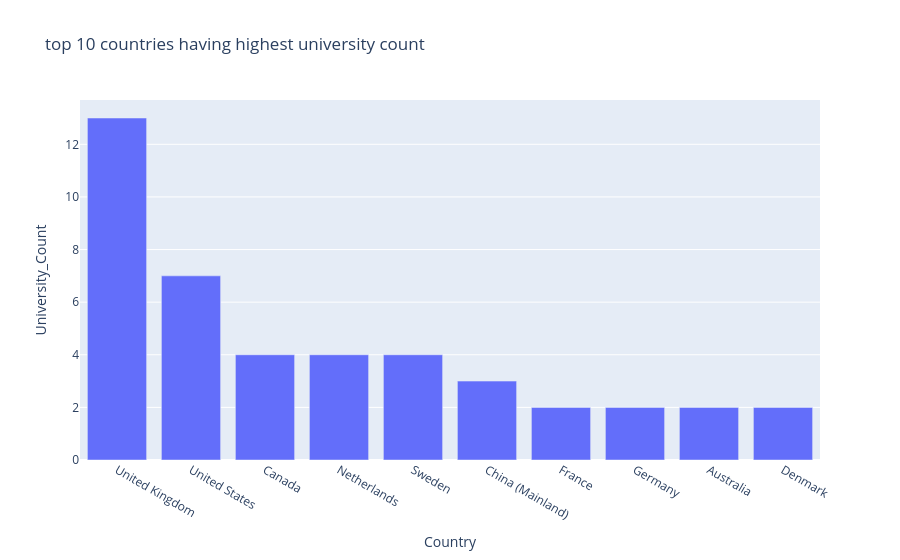

The cell this chart's notebook holds for it:
### Code cell
fig=xp.bar(country_df,x='Country',y='University_Count',title='top 10 countries having highest university count')
fig

### Figure 1 — Plotly figure (JSON) as saved in the notebook; plotly's stock layout.template omitted (floating-point values rounded to 4 significant figures)
{"data": [{"hovertemplate": "Country=%{x}<br>University_Count=%{y}<extra></extra>", "legendgroup": "", "marker": {"color": "#636efa", "pattern": {"shape": ""}}, "name": "", "orientation": "v", "showlegend": false, "textposition": "auto", "type": "bar", "x": ["United Kingdom", "United States", "Canada", "Netherlands", "Sweden", "China (Mainland)", "France", "Germany", "Australia", "Denmark"], "xaxis": "x", "y": [13, 7, 4, 4, 4, 3, 2, 2, 2, 2], "yaxis": "y"}], "layout": {"barmode": "relative", "legend": {"tracegroupgap": 0}, "title": {"text": "top 10 countries having highest university count"}, "xaxis": {"anchor": "y", "domain": [0, 1], "title": {"text": "Country"}}, "yaxis": {"anchor": "x", "domain": [0, 1], "title": {"text": "University_Count"}}}}
